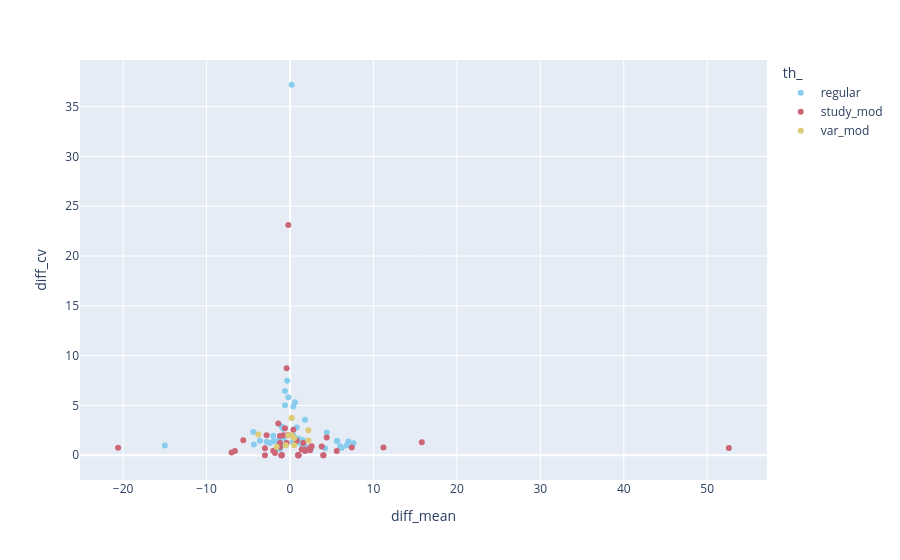

The notebook cell this image was saved under:
### Code cell
DO_MEAN_VAR = DATA_VIS.groupby(["th", "giv", "category"]).agg({"diff": ["mean", "std", ("cv", lambda x: np.std(x)/abs(np.mean(x)) if np.mean(x) else "N/A")]}).reset_index()
DO_MEAN_VAR.columns = ['_'.join(x) for x in list(DO_MEAN_VAR.columns)]

color_palette = px.colors.qualitative.Safe
fig = px.scatter(DO_MEAN_VAR.dropna(), x="diff_mean", y="diff_cv", color="th_", hover_data="giv_",
                 color_discrete_sequence=color_palette)
fig.write_image("../visualisations/llm_mean_diff_vs_coeff_var_diff.pdf", format='pdf')
fig.show()

### Figure 1 — Plotly figure (JSON) as saved in the notebook; plotly's stock layout.template omitted (floating-point values rounded to 4 significant figures)
{"data": [{"customdata": [["AcquaintanceVariable"], ["AgeVariable"], ["AnchorVariable"], ["Behavior_in_the_gameVariable"], ["ChoicesVariable"], ["Cognitive_loadVariable"], ["CommunicationVariable"], ["Degree_of_conflicting_interestsVariable"], ["EducationVariable"], ["EmotionsVariable"], ["EthnicityVariable"], ["Experimental_SettingVariable"], ["FeedbackVariable"], ["FramingVariable"], ["Game_DurationVariable"], ["Game_TypeVariable"], ["GenderVariable"], ["Group_SizeVariable"], ["HormonesVariable"], ["IdentificationVariable"], ["IncentivesVariable"], ["Institution__Variable"], ["Institutional_ChoiceVariable"], ["Intergroup_Competition_Variable"], ["LeadershipVariable"], ["MatchingVariable"], ["MonitoringVariable"], ["Motivational_OrientationVariable"], ["Normative_BehaviorVariable"], ["OstracismVariable"], ["Partner(s)'_strategiesVariable"], ["Partner_typeVariable"], ["Perception_of_the_partner(s)Variable"], ["PeriodVariable"], ["PersonalityVariable"], ["PowerVariable"], ["Preferences_for_Conditional_CooperationVariable"], ["PrimingVariable"], ["Public_Goods_GameVariable"], ["PunishmentVariable"], ["ReligiosityVariable"], ["ReputationVariable"], ["Resource_Dilemma_GameVariable"], ["RewardVariable"], ["SequentialityVariable"], ["Shadow_of_the_FutureVariable"], ["State_TrustVariable"], ["Step-level_Public_Goods_GameVariable"], ["SymmetryVariable"], ["SynchronyVariable"], ["TaxationVariable"], ["Time_PressureVariable"], ["UncertaintyVariable"]], "hovertemplate": "th_=regular<br>diff_mean=%{x}<br>diff_cv=%{y}<br>giv_=%{customdata[0]}<extra></extra>", "legendgroup": "regular", "marker": {"color": "rgb(136, 204, 238)", "symbol": "circle"}, "mode": "markers", "name": "regular", "orientation": "h", "showlegend": true, "type": "scatter", "x": [1, 1.5, -0.3333, -1.2, 0.4, 1.5, -1.4, -15, -1, 0, -0.8, -0.75, -0.6, 7.6, -0.4, -1.2, -2.8, 7, -0.5, -3.6, 4.2, -1, 6, 6.2, 6.8, -2, 0, 0.2, -1.4, -2, -1.6, -2.4, 0.8, 5.667, 1.2, 0.8, -0.4, 1.2, 0.6, 4.4, 0.3333, 0.4, -0.2, -0.6, 1.8, 1, 0.4, 1.8, -4.4, 2.5, -4.333, 0.6, 5.6], "xaxis": "x", "y": [1.673, 1.528, 7.483, 1.616, 1.225, 1, 0.7284, 0.9825, 2.898, "N/A", 2.669, 1.732, 5.011, 1.213, 2, 0.6236, 1.363, 1.37, 1, 1.455, 0.6966, 1, 0.8924, 0.7454, 0.9904, 1.969, "N/A", 37.2, 0.8571, 1.414, 1.403, 1.225, 1.458, 1.422, 1.333, 2.784, 1.225, 1.225, 5.333, 2.275, 1.414, 4.899, 5.831, 6.464, 3.556, 0, 2.0, 0.8889, 2.343, 0.6, 1.088, 1.7, 1.431], "yaxis": "y"}, {"customdata": [["AcquaintanceVariable"], ["AgeVariable"], ["AnchorVariable"], ["Behavior_in_the_gameVariable"], ["ChoicesVariable"], ["Cognitive_loadVariable"], ["CommunicationVariable"], ["CriticalityVariable"], ["Degree_of_conflicting_interestsVariable"], ["EducationVariable"], ["EmotionsVariable"], ["EthnicityVariable"], ["ExpectationsVariable"], ["Experimental_SettingVariable"], ["FeedbackVariable"], ["FramingVariable"], ["Game_ComprehensionVariable"], ["Game_DurationVariable"], ["Game_TypeVariable"], ["GenderVariable"], ["Group_SizeVariable"], ["HormonesVariable"], ["IdentificationVariable"], ["IncentivesVariable"], ["Institution__Variable"], ["Institutional_ChoiceVariable"], ["Intergroup_Competition_Variable"], ["LeadershipVariable"], ["MatchingVariable"], ["MonitoringVariable"], ["Motivational_OrientationVariable"], ["Normative_BehaviorVariable"], ["OstracismVariable"], ["Partner(s)'_strategiesVariable"], ["Partner_realVariable"], ["Partner_typeVariable"], ["Perception_of_the_partner(s)Variable"], ["PeriodVariable"], ["PersonalityVariable"], ["Physical_ProximityVariable"], ["PowerVariable"], ["Preferences_for_Conditional_CooperationVariable"], ["PrimingVariable"], ["Public_Goods_GameVariable"], ["PunishmentVariable"], ["ReligiosityVariable"], ["ReputationVariable"], ["Resource_Dilemma_GameVariable"], ["RewardVariable"], ["SequentialityVariable"], ["Shadow_of_the_FutureVariable"], ["State_TrustVariable"], ["Step-level_Public_Goods_GameVariable"], ["SymmetryVariable"], ["SynchronyVariable"], ["TaxationVariable"], ["Time_PressureVariable"], ["UncertaintyVariable"]], "hovertemplate": "th_=study_mod<br>diff_mean=%{x}<br>diff_cv=%{y}<br>giv_=%{customdata[0]}<extra></extra>", "legendgroup": "study_mod", "marker": {"color": "rgb(204, 102, 119)", "symbol": "circle"}, "mode": "markers", "name": "study_mod", "orientation": "h", "showlegend": true, "type": "scatter", "x": [0, 2.4, -2, -0.8, 1, 2.4, 15.8, -0.6, -20.6, 0, 2.6, -0.2, -7, 0, -0.2, 11.2, 0, -1, -1.8, -0.2, 4.4, -0.4, -2.8, 4, -1.2, 5.6, -3, 0.4, -6.6, 0, 3.8, -1, -1.4, -0.4, 0, 0, 0.8, -1, 7.4, 0, 1.8, 0, 0, -1.2, 52.6, 0, -1.2, 1, 1.8, -3, 1, 1, 1, 1.4, 4, -5.6, -1, 1.6], "xaxis": "x", "y": ["N/A", 0.7265, 0.4472, 2, 0, 0.5, 1.295, 2.708, 0.7512, "N/A", 0.8971, 2.0, 0.2857, "N/A", 23.11, 0.771, "N/A", 0, 0.2222, 2.0, 1.781, 1.225, 2, 0, 0.8165, 0.4165, 0, 2.55, 0.4242, "N/A", 0.8712, 0, 3.182, 8.746, "N/A", "N/A", 1.458, 0, 0.7815, "N/A", 0.4157, "N/A", "N/A", 1.929, 0.7339, "N/A", 1.225, 0, 0.5443, 0.6992, 0, 0, 0, 0.5714, 0, 1.497, 0, 1.225], "yaxis": "y"}, {"customdata": [["ChoicesVariable"], ["Degree_of_conflicting_interestsVariable"], ["EthnicityVariable"], ["FeedbackVariable"], ["FramingVariable"], ["GenderVariable"], ["Group_SizeVariable"], ["IdentificationVariable"], ["LeadershipVariable"], ["MatchingVariable"], ["Partner(s)'_strategiesVariable"], ["Public_Goods_GameVariable"], ["PunishmentVariable"], ["UncertaintyVariable"]], "hovertemplate": "th_=var_mod<br>diff_mean=%{x}<br>diff_cv=%{y}<br>giv_=%{customdata[0]}<extra></extra>", "legendgroup": "var_mod", "marker": {"color": "rgb(221, 204, 119)", "symbol": "circle"}, "mode": "markers", "name": "var_mod", "orientation": "h", "showlegend": true, "type": "scatter", "x": [-0.2, 2.2, 0.5, 0, -0.5, 0.2, -3.8, -1.6, 0.2, 0, 0, 0.2, 0.5, 2.2], "xaxis": "x", "y": [2, 1.477, 1, "N/A", 1, 3.742, 2.088, 0.8478, 3.742, "N/A", "N/A", 2.0, 1.732, 2.513], "yaxis": "y"}], "layout": {"legend": {"title": {"text": "th_"}, "tracegroupgap": 0}, "margin": {"t": 60}, "xaxis": {"anchor": "y", "domain": [0, 1], "title": {"text": "diff_mean"}}, "yaxis": {"anchor": "x", "domain": [0, 1], "title": {"text": "diff_cv"}}}}
